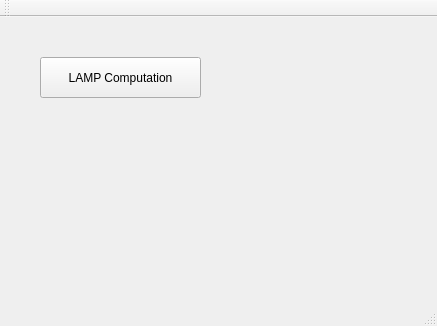
<?xml version="1.0" encoding="UTF-8"?>
<ui version="4.0">
 <class>MainWindow</class>
 <widget class="QMainWindow" name="MainWindow">
  <property name="geometry">
   <rect>
    <x>0</x>
    <y>0</y>
    <width>437</width>
    <height>326</height>
   </rect>
  </property>
  <property name="windowTitle">
   <string>MainWindow</string>
  </property>
  <widget class="QWidget" name="centralWidget">
   <widget class="QPushButton" name="pushButton">
    <property name="geometry">
     <rect>
      <x>40</x>
      <y>40</y>
      <width>161</width>
      <height>41</height>
     </rect>
    </property>
    <property name="text">
     <string>LAMP Computation</string>
    </property>
   </widget>
  </widget>
  <widget class="QMenuBar" name="menuBar">
   <property name="geometry">
    <rect>
     <x>0</x>
     <y>0</y>
     <width>437</width>
     <height>25</height>
    </rect>
   </property>
  </widget>
  <widget class="QToolBar" name="mainToolBar">
   <attribute name="toolBarArea">
    <enum>TopToolBarArea</enum>
   </attribute>
   <attribute name="toolBarBreak">
    <bool>false</bool>
   </attribute>
  </widget>
  <widget class="QStatusBar" name="statusBar"/>
 </widget>
 <layoutdefault spacing="6" margin="11"/>
 <resources/>
 <connections>
  <connection>
   <sender>pushButton</sender>
   <signal>clicked()</signal>
   <receiver>MainWindow</receiver>
   <slot>lampmethod()</slot>
   <hints>
    <hint type="sourcelabel">
     <x>64</x>
     <y>100</y>
    </hint>
    <hint type="destinationlabel">
     <x>168</x>
     <y>140</y>
    </hint>
   </hints>
  </connection>
 </connections>
 <slots>
  <slot>lampmethod()</slot>
 </slots>
</ui>
